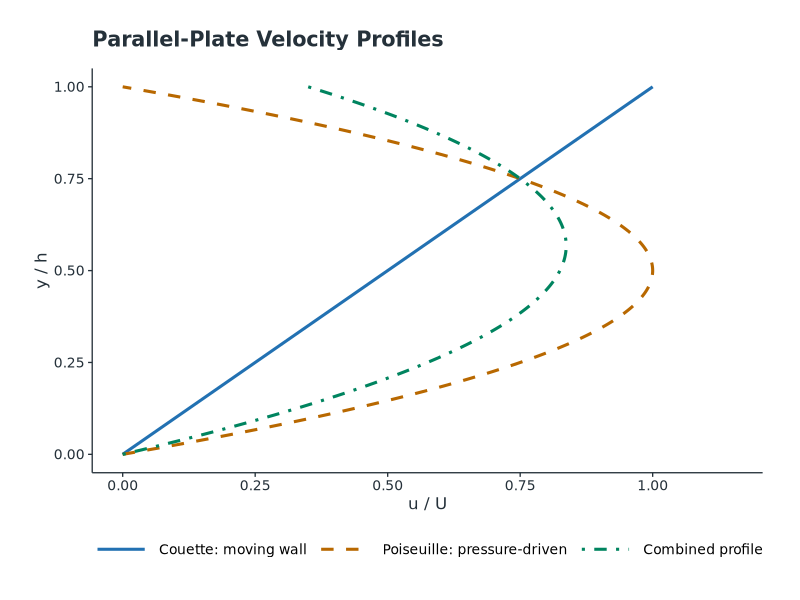
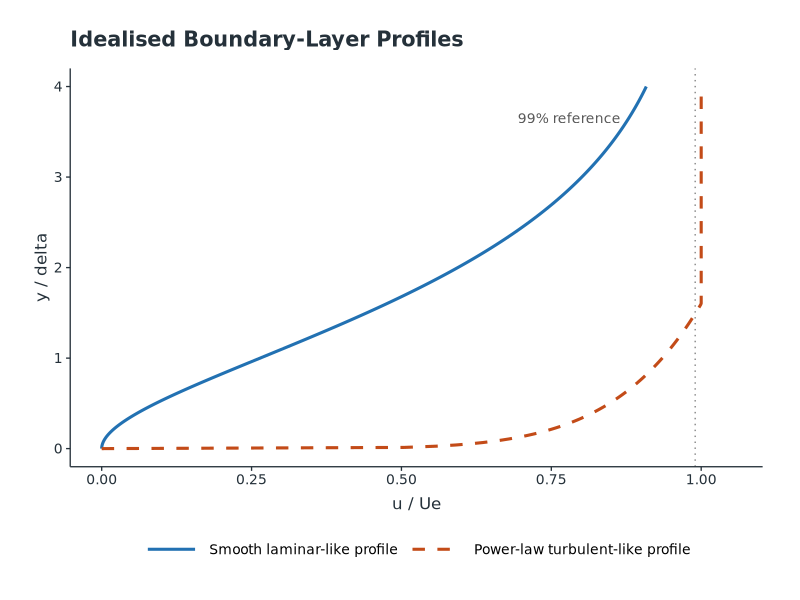
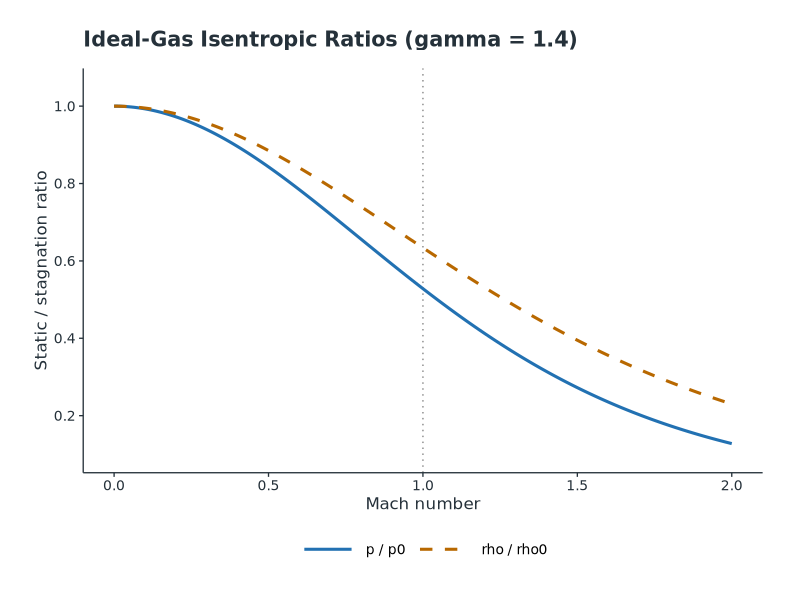
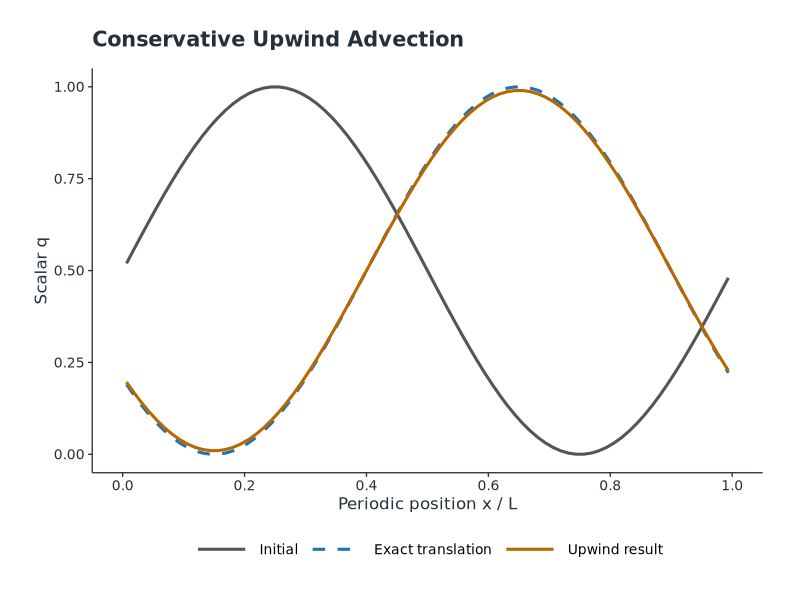
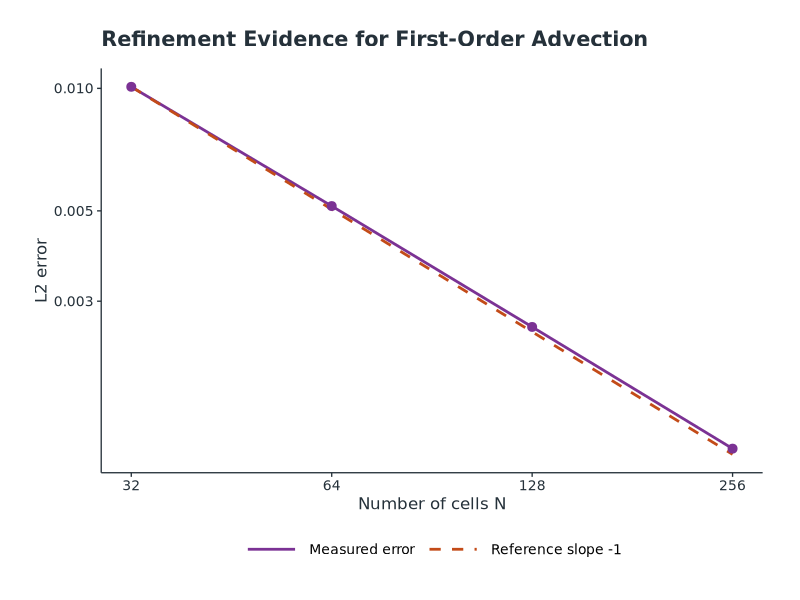
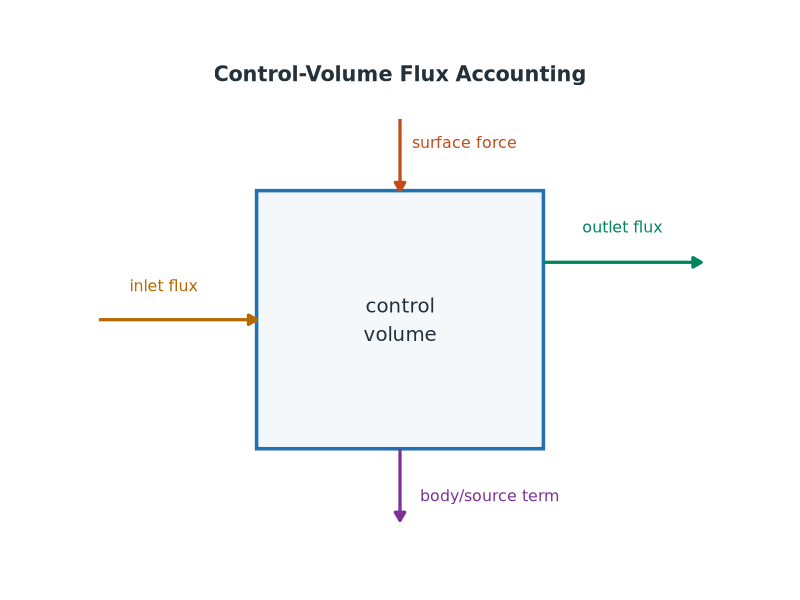
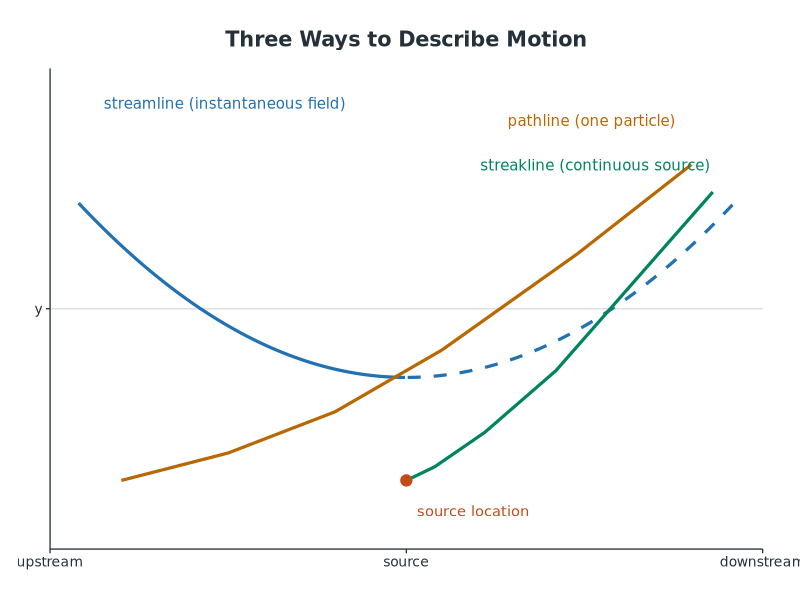
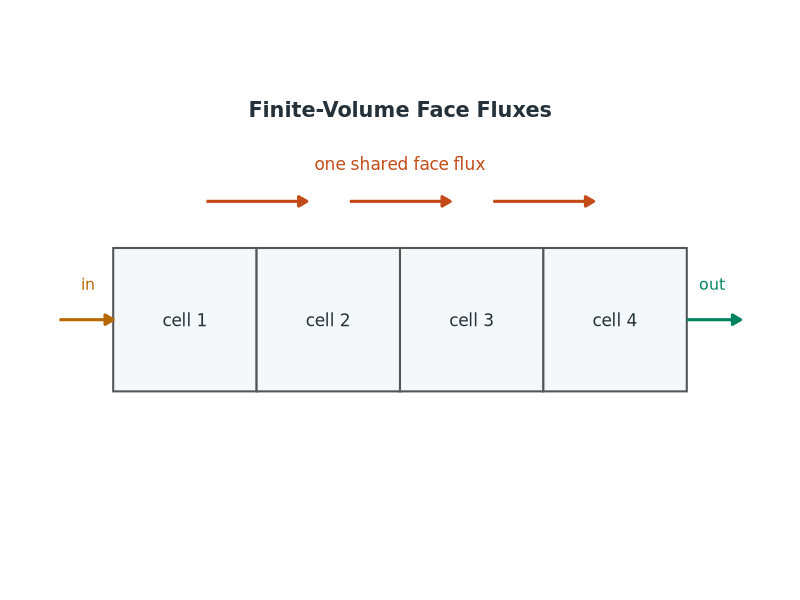

Write the R code that produced these figures, in order.
#!/usr/bin/env Rscript
# Generate the reproducible figures used by the fluid-mechanics primer.
# Run via: just -f primer_fluid_mechanics/Justfile plots

library(ggplot2)

dir.create("figures", showWarnings = FALSE, recursive = TRUE)

FIGDPI <- 150
BLUE <- "#2271B2"
ORANGE <- "#B86800"
GREEN <- "#00845F"
RED <- "#C34B18"
PURPLE <- "#7B3294"
INK <- "#25313A"

plot_theme <- function() {
  theme_classic(base_family = "DejaVu Sans", base_size = 12) +
    theme(
      plot.title = element_text(size = 15, face = "bold", colour = INK,
                                margin = margin(b = 13)),
      axis.title = element_text(size = 12, colour = INK),
      axis.text = element_text(size = 10, colour = INK),
      axis.line = element_line(colour = INK, linewidth = 0.45),
      axis.ticks = element_line(colour = INK, linewidth = 0.45),
      legend.position = "bottom",
      legend.title = element_blank(),
      legend.text = element_text(size = 10),
      legend.key.width = grid::unit(1.5, "cm"),
      plot.margin = margin(22, 27, 22, 25)
    )
}

save_plot <- function(path, plot, width = 8.4, height = 5.5) {
  ggsave(path, plot = plot, width = width, height = height,
         units = "in", dpi = FIGDPI, bg = "white")
}

cat("Generating fluid-mechanics figures...\n")

# 1. Couette and Poiseuille profiles.
cat("  figures/velocity_profiles.png\n")
y <- seq(0, 1, length.out = 300)
couette <- y
poiseuille <- 4 * y * (1 - y)
combined <- 0.35 * couette + 0.65 * poiseuille
velocity_data <- data.frame(
  velocity = c(couette, poiseuille, combined),
  height = rep(y, 3),
  profile = factor(rep(c("Couette: moving wall", "Poiseuille: pressure-driven",
                         "Combined profile"), each = length(y)),
                   levels = c("Couette: moving wall", "Poiseuille: pressure-driven",
                              "Combined profile"))
)
velocity_plot <- ggplot(velocity_data, aes(velocity, height, colour = profile,
                                          linetype = profile)) +
  geom_path(linewidth = 1.05) +
  scale_colour_manual(values = c(BLUE, ORANGE, GREEN)) +
  scale_linetype_manual(values = c("solid", "dashed", "dotdash")) +
  scale_x_continuous(limits = c(0, 1.15), breaks = seq(0, 1, 0.25)) +
  scale_y_continuous(limits = c(0, 1), breaks = seq(0, 1, 0.25)) +
  labs(title = "Parallel-Plate Velocity Profiles", x = "u / U", y = "y / h") +
  guides(colour = guide_legend(nrow = 1)) + plot_theme()
save_plot("figures/velocity_profiles.png", velocity_plot, width = 9.8)

# 2. Hydrostatic pressure and Bernoulli baseline.
cat("  figures/hydrostatic_and_bernoulli.png\n")
depth <- seq(0, 5, length.out = 200)
gauge <- 1000 * 9.81 * depth / 1000
speed <- seq(0, 4, length.out = 200)
dynamic <- 0.5 * 1000 * (1.5^2 - speed^2) / 1000
hydro_plot <- ggplot(data.frame(depth, gauge), aes(depth, gauge)) +
  geom_line(colour = BLUE, linewidth = 1.1) +
  scale_x_continuous(breaks = 0:5) +
  labs(title = "Hydrostatic Column", x = "Depth (m)", y = "Pressure (kPa)") +
  plot_theme() + theme(plot.title = element_text(size = 13, face = "bold",
                                              margin = margin(b = 13)))
bernoulli_plot <- ggplot(data.frame(speed, dynamic), aes(speed, dynamic)) +
  geom_hline(yintercept = 0, colour = "grey55", linetype = "dotted") +
  geom_line(colour = ORANGE, linewidth = 1.1) +
  scale_x_continuous(breaks = 0:4) +
  labs(title = "Ideal Contraction", x = "Speed (m/s)", y = "p2 - p1 (kPa)") +
  plot_theme() + theme(plot.title = element_text(size = 13, face = "bold",
                                              margin = margin(b = 13)))
# Measure both panels on a PNG device, where the installed font is available.
# Base grid is part of R, so this layout needs no extra package.
metrics_device <- tempfile(fileext = ".png")
grDevices::png(metrics_device, width = 1680, height = 810, res = FIGDPI)
two_panels <- grid::grobTree(
  grid::grobTree(ggplotGrob(hydro_plot),
                 vp = grid::viewport(x = 0.25, width = 0.5, height = 1)),
  grid::grobTree(ggplotGrob(bernoulli_plot),
                 vp = grid::viewport(x = 0.75, width = 0.5, height = 1))
)
invisible(grDevices::dev.off())
unlink(metrics_device)
save_plot("figures/hydrostatic_and_bernoulli.png", two_panels,
          width = 11.2, height = 5.4)

# 3. Boundary-layer profiles and integral thicknesses.
cat("  figures/boundary_layer_profiles.png\n")
eta <- seq(0, 4, length.out = 300)
laminar <- 1 - exp(-eta) * (1 + eta)
turbulent <- pmin(1, (eta / 1.6)^(1 / 7))
boundary_data <- data.frame(
  velocity = c(laminar, turbulent), height = rep(eta, 2),
  profile = factor(rep(c("Smooth laminar-like profile",
                         "Power-law turbulent-like profile"), each = length(eta)),
                   levels = c("Smooth laminar-like profile",
                              "Power-law turbulent-like profile"))
)
boundary_plot <- ggplot(boundary_data, aes(velocity, height, colour = profile,
                                          linetype = profile)) +
  geom_vline(xintercept = 0.99, colour = "grey55", linetype = "dotted") +
  geom_line(linewidth = 1.05) +
  annotate("text", x = 0.78, y = 3.65, label = "99% reference",
           colour = "grey35", family = "DejaVu Sans", size = 3.5) +
  scale_colour_manual(values = c(BLUE, RED)) +
  scale_linetype_manual(values = c("solid", "dashed")) +
  scale_x_continuous(limits = c(0, 1.05), breaks = seq(0, 1, 0.25)) +
  scale_y_continuous(limits = c(0, 4), breaks = 0:4) +
  labs(title = "Idealised Boundary-Layer Profiles", x = "u / Ue", y = "y / delta") +
  guides(colour = guide_legend(nrow = 1)) + plot_theme()
save_plot("figures/boundary_layer_profiles.png", boundary_plot, width = 9.6)

# 4. Isentropic pressure and density ratios.
cat("  figures/isentropic_ratios.png\n")
ma <- seq(0, 2, length.out = 300)
gamma <- 1.4
pressure_ratio <- (1 + (gamma - 1) * ma^2 / 2)^(-gamma / (gamma - 1))
density_ratio <- (1 + (gamma - 1) * ma^2 / 2)^(-1 / (gamma - 1))
ratio_data <- data.frame(
  mach = rep(ma, 2), ratio = c(pressure_ratio, density_ratio),
  quantity = factor(rep(c("p / p0", "rho / rho0"), each = length(ma)),
                    levels = c("p / p0", "rho / rho0"))
)
ratio_plot <- ggplot(ratio_data, aes(mach, ratio, colour = quantity,
                                    linetype = quantity)) +
  geom_vline(xintercept = 1, colour = "grey55", linetype = "dotted") +
  geom_line(linewidth = 1.05) +
  scale_colour_manual(values = c(BLUE, ORANGE)) +
  scale_linetype_manual(values = c("solid", "dashed")) +
  scale_x_continuous(breaks = seq(0, 2, 0.5)) +
  scale_y_continuous(breaks = seq(0.2, 1, 0.2)) +
  coord_cartesian(ylim = c(0.1, 1.05)) +
  labs(title = "Ideal-Gas Isentropic Ratios (gamma = 1.4)",
       x = "Mach number", y = "Static / stagnation ratio") + plot_theme()
save_plot("figures/isentropic_ratios.png", ratio_plot)

# 5. Conservative advection: exact translation and diffusive upwind result.
cat("  figures/periodic_advection.png\n")
n <- 80
x <- (seq_len(n) - 0.5) / n
u <- 1
dt <- 0.8 / n
steps <- 40
q0 <- 0.5 + 0.5 * sin(2 * pi * x)
q <- q0
for (step in seq_len(steps)) q <- q - u * dt / (1 / n) * (q - c(q[n], q[-n]))
t_final <- steps * dt
exact <- 0.5 + 0.5 * sin(2 * pi * ((x - u * t_final) %% 1))
advection_data <- data.frame(
  position = rep(x, 3), scalar = c(q0, exact, q),
  series = factor(rep(c("Initial", "Exact translation", "Upwind result"),
                      each = length(x)),
                  levels = c("Initial", "Exact translation", "Upwind result"))
)
advection_plot <- ggplot(advection_data, aes(position, scalar, colour = series,
                                             linetype = series)) +
  geom_line(linewidth = 1.05) +
  scale_colour_manual(values = c("#555555", BLUE, ORANGE)) +
  scale_linetype_manual(values = c("solid", "dashed", "solid")) +
  scale_x_continuous(limits = c(0, 1), breaks = seq(0, 1, 0.2)) +
  scale_y_continuous(limits = c(0, 1), breaks = seq(0, 1, 0.25)) +
  labs(title = "Conservative Upwind Advection", x = "Periodic position x / L",
       y = "Scalar q") +
  guides(colour = guide_legend(nrow = 1)) + plot_theme()
save_plot("figures/periodic_advection.png", advection_plot)

# 6. Grid refinement and observed first-order convergence.
cat("  figures/advection_convergence.png\n")
advection_run <- function(n, final_time = 0.5) {
  length <- 1.0
  velocity <- 0.4
  cfl_limit <- 0.4
  dx <- length / n
  steps <- ceiling(final_time / (cfl_limit * dx / velocity))
  dt <- final_time / steps
  cfl <- velocity * dt / dx
  x <- ((seq_len(n) - 0.5) * dx)
  factor <- sin(pi / n) / (pi / n)
  field <- 1.0 + 0.2 * factor * sin(2 * pi * x)
  for (step in seq_len(steps)) {
    outgoing <- velocity * field
    incoming <- c(outgoing[n], outgoing[-n])
    field <- field - dt / dx * (outgoing - incoming)
  }
  exact <- 1.0 + 0.2 * factor * sin(2 * pi * ((x - velocity * final_time) %% length))
  c(error = sqrt(mean((field - exact)^2)), cfl = cfl,
    mass_change = sum(field) * dx - sum(1.0 + 0.2 * factor * sin(2 * pi * x)) * dx)
}
grids <- c(32, 64, 128, 256)
results <- t(vapply(grids, advection_run, numeric(3)))
errors <- results[, "error"]
convergence_data <- data.frame(
  cells = rep(grids, 2),
  error = c(errors, errors[1] * grids[1] / grids),
  series = factor(rep(c("Measured error", "Reference slope -1"), each = length(grids)),
                  levels = c("Measured error", "Reference slope -1"))
)
convergence_plot <- ggplot(convergence_data,
                           aes(cells, error, colour = series, linetype = series)) +
  geom_line(linewidth = 0.95) +
  geom_point(data = subset(convergence_data, series == "Measured error"),
             size = 2.7, show.legend = FALSE) +
  scale_colour_manual(values = c(PURPLE, RED)) +
  scale_linetype_manual(values = c("solid", "dashed")) +
  scale_x_log10(breaks = grids, labels = as.character(grids)) +
  scale_y_log10() +
  labs(title = "Refinement Evidence for First-Order Advection",
       x = "Number of cells N", y = "L2 error") + plot_theme()
save_plot("figures/advection_convergence.png", convergence_plot, width = 9)

# 7. Control-volume flux accounting schematic.
cat("  figures/control_volume_fluxes.png\n")
arrow_head <- grid::arrow(length = grid::unit(0.24, "cm"), type = "closed")
schematic_theme <- function() {
  theme_void(base_family = "DejaVu Sans", base_size = 12) +
    theme(plot.title = element_text(size = 15, face = "bold", colour = INK,
                                    hjust = 0.5, margin = margin(b = 14)),
          plot.margin = margin(24, 30, 24, 30))
}
control_plot <- ggplot() +
  annotate("rect", xmin = 3, xmax = 7, ymin = 1.2, ymax = 4.8,
           fill = "#F4F8FA", colour = BLUE, linewidth = 1.2) +
  annotate("segment", x = 0.8, xend = 3, y = 3, yend = 3,
           colour = ORANGE, linewidth = 1.1, arrow = arrow_head) +
  annotate("segment", x = 7, xend = 9.2, y = 3.8, yend = 3.8,
           colour = GREEN, linewidth = 1.1, arrow = arrow_head) +
  annotate("segment", x = 5, xend = 5, y = 5.8, yend = 4.8,
           colour = RED, linewidth = 1.1, arrow = arrow_head) +
  annotate("segment", x = 5, xend = 5, y = 1.2, yend = 0.2,
           colour = PURPLE, linewidth = 1.1, arrow = arrow_head) +
  annotate("text", x = 5, y = 3, label = "control\nvolume",
           family = "DejaVu Sans", colour = INK, size = 5) +
  annotate("text", x = 1.7, y = 3.48, label = "inlet flux",
           family = "DejaVu Sans", colour = ORANGE, size = 4) +
  annotate("text", x = 8.1, y = 4.3, label = "outlet flux",
           family = "DejaVu Sans", colour = GREEN, size = 4) +
  annotate("text", x = 5.9, y = 5.48, label = "surface force",
           family = "DejaVu Sans", colour = RED, size = 4) +
  annotate("text", x = 6.25, y = 0.55, label = "body/source term",
           family = "DejaVu Sans", colour = PURPLE, size = 4) +
  coord_fixed(xlim = c(0, 10), ylim = c(0, 6), expand = FALSE) +
  labs(title = "Control-Volume Flux Accounting") + schematic_theme()
save_plot("figures/control_volume_fluxes.png", control_plot, width = 9.2, height = 5.9)

# 8. Kinematics: pathline, streamline, and streakline schematic.
cat("  figures/kinematics_paths.png\n")
stream_x <- seq(0.4, 9.6, length.out = 250)
stream_y <- 2.5 + 0.12 * (stream_x - 5)^2
kinematics_plot <- ggplot() +
  geom_hline(yintercept = 3.5, colour = "grey88", linewidth = 0.5) +
  geom_line(data = data.frame(x = stream_x[stream_x <= 5],
                              y = stream_y[stream_x <= 5]),
            aes(x, y), colour = BLUE, linewidth = 1.1) +
  geom_line(data = data.frame(x = stream_x[stream_x >= 5],
                              y = stream_y[stream_x >= 5]),
            aes(x, y), colour = BLUE, linewidth = 1.1, linetype = "dashed") +
  geom_line(data = data.frame(x = c(1, 2.5, 4, 5.5, 7.4, 9),
                              y = c(1.0, 1.4, 2.0, 2.9, 4.3, 5.6)),
            aes(x, y), colour = ORANGE, linewidth = 1.1) +
  geom_line(data = data.frame(x = c(5, 5.4, 6.1, 7.1, 8.2, 9.3),
                              y = c(1.0, 1.2, 1.7, 2.6, 3.9, 5.2)),
            aes(x, y), colour = GREEN, linewidth = 1.1) +
  annotate("point", x = 5, y = 1, colour = RED, size = 3.5) +
  annotate("text", x = 2.45, y = 6.5, label = "streamline (instantaneous field)",
           colour = BLUE, family = "DejaVu Sans", size = 3.8) +
  annotate("text", x = 7.6, y = 6.25, label = "pathline (one particle)",
           colour = ORANGE, family = "DejaVu Sans", size = 3.8) +
  annotate("text", x = 7.65, y = 5.6, label = "streakline (continuous source)",
           colour = GREEN, family = "DejaVu Sans", size = 3.8) +
  annotate("text", x = 5.15, y = 0.55, label = "source location",
           colour = RED, family = "DejaVu Sans", hjust = 0, size = 3.7) +
  scale_x_continuous(breaks = c(0, 5, 10),
                     labels = c("upstream", "source", "downstream")) +
  scale_y_continuous(breaks = 3.5, labels = "y") +
  coord_cartesian(xlim = c(0, 10), ylim = c(0, 7), expand = FALSE) +
  labs(title = "Three Ways to Describe Motion", x = NULL, y = NULL) +
  plot_theme() + theme(plot.title = element_text(hjust = 0.5, size = 15,
                                                  face = "bold", margin = margin(b = 13)))
save_plot("figures/kinematics_paths.png", kinematics_plot, width = 9.2, height = 6)

# 9. Finite-volume cells and shared face fluxes.
cat("  figures/finite_volume_faces.png\n")
cells <- data.frame(xmin = c(1, 3, 5, 7), xmax = c(3, 5, 7, 9),
                    ymin = 1.5, ymax = 3.5, label = paste("cell", 1:4),
                    x = c(2, 4, 6, 8), y = 2.5)
faces <- data.frame(x = c(2.3, 4.3, 6.3), xend = c(3.7, 5.7, 7.7),
                    y = 4.15, yend = 4.15)
faces_plot <- ggplot() +
  geom_rect(data = cells, aes(xmin = xmin, xmax = xmax, ymin = ymin, ymax = ymax),
            fill = "#F4F8FA", colour = "#555555", linewidth = 0.7) +
  geom_text(data = cells, aes(x, y, label = label), family = "DejaVu Sans",
            colour = INK, size = 4.3) +
  geom_segment(data = faces, aes(x = x, xend = xend, y = y, yend = yend),
               colour = RED, linewidth = 1.05, arrow = arrow_head) +
  annotate("text", x = 5, y = 4.68, label = "one shared face flux",
           colour = RED, family = "DejaVu Sans", size = 4.3) +
  annotate("segment", x = 0.25, xend = 1, y = 2.5, yend = 2.5,
           colour = ORANGE, linewidth = 1.05, arrow = arrow_head) +
  annotate("segment", x = 9, xend = 9.75, y = 2.5, yend = 2.5,
           colour = GREEN, linewidth = 1.05, arrow = arrow_head) +
  annotate("text", x = 0.65, y = 3, label = "in",
           colour = ORANGE, family = "DejaVu Sans", size = 4) +
  annotate("text", x = 9.35, y = 3, label = "out",
           colour = GREEN, family = "DejaVu Sans", size = 4) +
  coord_fixed(xlim = c(0, 10), ylim = c(0, 5), expand = FALSE) +
  labs(title = "Finite-Volume Face Fluxes") + schematic_theme()
save_plot("figures/finite_volume_faces.png", faces_plot, width = 9.2, height = 5.6)

cat("Figures complete.\n")
